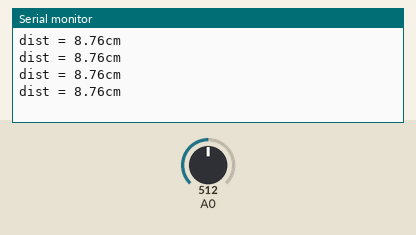
The sketch below on a simulated Arduino Uno, built with avr-gcc and run on an emulated ATmega328P. Parts: the last lines printed to the serial monitor. The test bench sets the inputs (shaded band); at power-on: A0 = 512.

Above: at 1.2 s.
1.3 s: A0 set to 0
At 1.71 s:
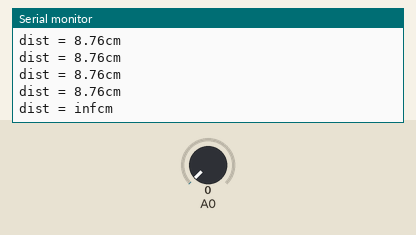
3.6 s: A0 set to 122
At 3.82 s:
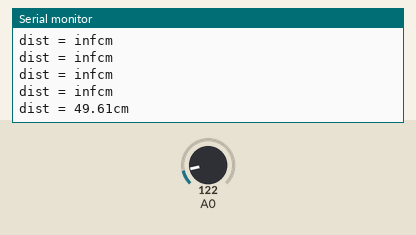

The sketch:

infrared.ino
```cpp
float Vcc = 5.0;
float dist;

void setup()
{
  Serial.begin(9600);
}
void loop()
{
  dist = Vcc*analogRead(A0)/1023;
  dist = 26.549 * pow(dist,-1.2091);
  Serial.print("dist = ");
  Serial.print(dist);
  Serial.println("cm");
  delay(300);
}
```

Measured:
- after the input at 1.3 s, the serial monitor: prints a new line after 0.21 s (image 1)
- after the input at 3.6 s, the serial monitor: prints a new line at once (image 2)
